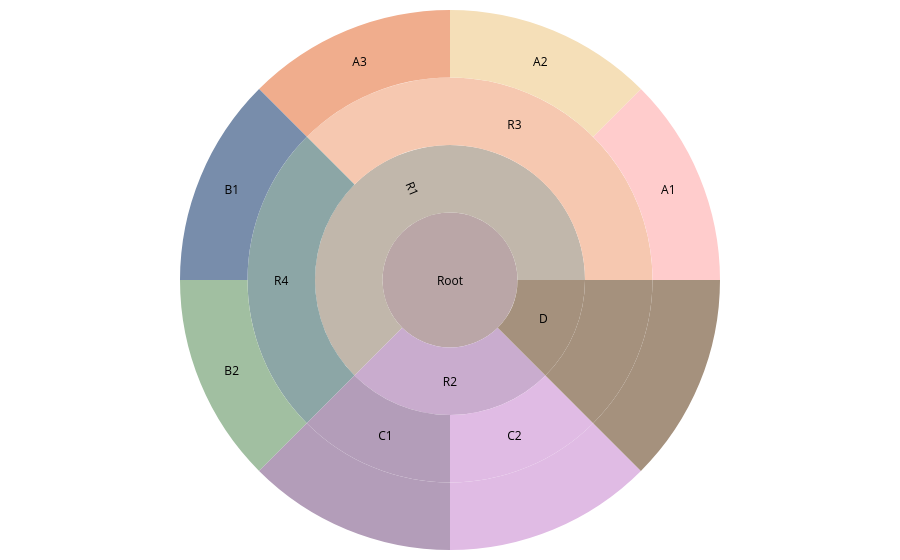

Source (notebook cell):
### Markdown cell above
## Sunburnt 图

### Code cell
import xml.etree.ElementTree as ET
import pandas as pd
import plotly.graph_objects as go
import colorsys

xml_file = SIM_PATH + f"/sim_data/trees/tree_{data_id}.xml"
tree = ET.parse(xml_file)
root = tree.getroot()

data = []

def get_tree_height(node):
    """递归计算 celltype 的最大深度"""
    if node.tag != "celltype":
        return 0
    if not any(child.tag == "celltype" for child in node):
        return 1
    return 1 + max(get_tree_height(child) for child in node if child.tag == "celltype")

MAX_HEIGHT = max(get_tree_height(child) for child in root if child.tag == "celltype") + 1 # 加一因为plotly默认子节点透明

def parse_celltype(node, parent_name=None, current_depth=1):
    """递归解析 XML，只处理 <celltype>，并补齐虚拟节点"""
    if node.tag != "celltype":
        return

    name = node.attrib["name"]
    num_cells = int(node.attrib.get("num_cells", 0))

    entry = {
        "id": name,
        "parent": parent_name,
        "num_cells": num_cells,
        "is_virtual": False
    }
    data.append(entry)

    # 子 celltype 节点
    children = [child for child in node if child.tag == "celltype"]

    if children:
        for child in children:
            parse_celltype(child, parent_name=name, current_depth=current_depth+1)
    else:
        # 如果是叶子但没到最大深度，补虚拟节点
        depth = current_depth
        parent = name
        while depth < MAX_HEIGHT:
            virtual_name = f"{name}_v{depth}"
            data.append({
                "id": virtual_name,
                "parent": parent,
                "num_cells": num_cells,  # 沿用叶子数量
                "is_virtual": True
            })
            parent = virtual_name
            depth += 1

# 遍历根节点下的 celltype
for child in root:
    if child.tag == "celltype":
        parse_celltype(child, parent_name=None)

# 转 DataFrame
df = pd.DataFrame(data)

# 颜色
# def assign_colors(df):
#     color_map = {}

#     # 给顶层大类分配基础色相
#     base_hues = [0.0, 0.33, 0.66]  # 红、绿、蓝
#     top_level = df[df["parent"]=='Root']["id"].tolist()

#     for i, cat in enumerate(top_level):
#         H_base = base_hues[i % len(base_hues)]
#         color_map[cat] = hsl_to_rgb_str(H_base, 0.7, 0.7)

#         # 直接子类
#         children = df[df["parent"]==cat].to_dict('records')
#         n = len(children)
#         for j, child in enumerate(children):
#             if child.get("is_virtual", False):
#                 # 虚拟节点继承父类颜色
#                 color_map[child["id"]] = color_map[cat]
#             else:
#                 # 正常分配 hue
#                 offsets = np.linspace(-0.1, 0.1, n)
#                 H_child = (H_base + offsets[j]) % 1.0
#                 color_map[child["id"]] = hsl_to_rgb_str(H_child, 0.7, 0.7)

#             # 孙子节点
#             grandchildren = df[df["parent"]==child["id"]].to_dict('records')
#             m = len(grandchildren)
#             for k, gc in enumerate(grandchildren):
#                 if gc.get("is_virtual", False):
#                     color_map[gc["id"]] = color_map[child["id"]]
#                 else:
#                     # 正常分配 hue
#                     offsets_gc = np.linspace(-0.05, 0.05, max(1, m))
#                     H_gc = (H_child + offsets_gc[k]) % 1.0
#                     color_map[gc["id"]] = hsl_to_rgb_str(H_gc, 0.7, 0.7)

#     return color_map


# def hsl_to_rgb_str(h, s, l):
#     r, g, b = colorsys.hls_to_rgb(h, l, s)
#     return f"rgb({int(r*255)}, {int(g*255)}, {int(b*255)})"

# color_map = assign_colors(df)
# df["color"] = df["id"].map(color_map)

def mean_rgb(colors):
    """取一组 rgb(...) 颜色的均值"""
    rgbs = []
    for c in colors:
        if not c or (isinstance(c, float) and np.isnan(c)):
            continue
        r, g, b = map(int, c.strip("rgb() ").split(","))
        rgbs.append((r, g, b))
    if not rgbs:
        return None
    arr = np.array(rgbs)
    r, g, b = arr.mean(axis=0).astype(int)
    return f"rgb({r},{g},{b})"

def assign_colors(df):

    # 莫兰迪
    base_colors = {
        "A1_v4": "rgb(255, 204, 204)",  # 浅粉（A 类，暖色）
        "A2_v4": "rgb(245, 223, 184)",  # 暖黄（A 类，暖色）
        "A3_v4": "rgb(240, 173, 141)",  # 珊瑚橙（A 类，暖色）
        "B1_v4": "rgb(120, 141, 171)",  # 深海蓝（B 类，冷色）
        "B2_v4": "rgb(161, 191, 161)",  # 橄榄绿（B 类，冷色）
        "C1_v4": "rgb(179, 157, 185)",  # 淡紫（C 类，紫色系）
        "C2_v4": "rgb(224, 187, 228)",  # 粉紫（C 类，紫色系）
        "D_v4":  "rgb(165, 145, 125)"   # 土棕（D 类，中性）
    }

    # # pastel
    # base_colors = {
    #     "A1_v4": "rgb(255, 182, 193)",  # 粉红（A 类，pastel 暖色）
    #     "A2_v4": "rgb(255, 204, 153)",  # 浅橙（A 类，pastel 暖色）
    #     "A3_v4": "rgb(255, 229, 153)",  # 浅黄（A 类，pastel 暖色）
    #     "B1_v4": "rgb(135, 206, 235)",  # 天蓝（B 类，pastel 冷色）
    #     "B2_v4": "rgb(152, 251, 152)",  # 薄荷绿（B 类，pastel 冷色）
    #     "C1_v4": "rgb(186, 151, 201)",  # 淡紫（C 类，pastel 紫色）
    #     "C2_v4": "rgb(221, 160, 221)",  # 梅子紫（C 类，pastel 紫色）
    #     "D_v4":  "rgb(188, 143, 143)"   # 玫瑰棕（D 类，pastel 中性）
    # }

    # # modern
    # base_colors = {
    #     "A1_v4": "rgb(200, 35, 45)",    # 宝石红（A 类，深暖色）
    #     "A2_v4": "rgb(220, 90, 80)",    # 珊瑚红（A 类，深暖色）
    #     "A3_v4": "rgb(240, 140, 70)",   # 琥珀橙（A 类，深暖色）
    #     "B1_v4": "rgb(40, 80, 120)",    # 海军蓝（B 类，深冷色）
    #     "B2_v4": "rgb(80, 160, 140)",   # 翡翠绿（B 类，深冷色）
    #     "C1_v4": "rgb(100, 80, 160)",   # 深紫（C 类，紫色系）
    #     "C2_v4": "rgb(140, 120, 180)",  # 青紫（C 类，紫色系）
    #     "D_v4":  "rgb(120, 100, 90)"    # 深灰棕（D 类，中性）
    # }

    df["color"] = None
    for node, col in base_colors.items():
        df.loc[df["id"] == node, "color"] = col

    # 逐层更新父节点颜色 = 子类均值
    unresolved = True
    while unresolved:
        unresolved = False
        for i, row in df.iterrows():
            if not row["color"] or (isinstance(row["color"], float) and np.isnan(row["color"])):
                children = df[df["parent"] == row["id"]]["color"].tolist()
                col = mean_rgb(children)
                if col:
                    df.at[i, "color"] = col
                else:
                    unresolved = True  # 等待子类颜色填充

    return df
# 用法：
df = assign_colors(df)

# Sunburst
fig = go.Figure(go.Sunburst(
    labels=df['id'],
    parents=df['parent'],
    values=df['num_cells'],
    branchvalues='total',
    hoverinfo='label+value+percent parent',
    marker=dict(colors=df["color"],
                line=dict(width=0)),
))
fig.update_traces(maxdepth=MAX_HEIGHT - 1)
fig.update_traces(
    textfont=dict(
        color=[ 'rgba(0,0,0,0)' if v else 'black' for v in df['is_virtual'] ]
    )
)
fig.update_layout(margin=dict(t=10, l=10, r=10, b=10))
fig.show()

print(df)

### Figure 1 — Plotly figure (JSON) as saved in the notebook; plotly's stock layout.template omitted (floating-point values rounded to 4 significant figures)
{"data": [{"branchvalues": "total", "hoverinfo": "label+value+percent parent", "labels": ["Root", "R1", "R3", "A1", "A1_v4", "A2", "A2_v4", "A3", "A3_v4", "R4", "B1", "B1_v4", "B2", "B2_v4", "R2", "C1", "C1_v3", "C1_v4", "C2", "C2_v3", "C2_v4", "D", "D_v2", "D_v3", "D_v4"], "marker": {"colors": ["rgb(186,166,167)", "rgb(193,183,171)", "rgb(246,200,176)", "rgb(255,204,204)", "rgb(255, 204, 204)", "rgb(245,223,184)", "rgb(245, 223, 184)", "rgb(240,173,141)", "rgb(240, 173, 141)", "rgb(140,166,166)", "rgb(120,141,171)", "rgb(120, 141, 171)", "rgb(161,191,161)", "rgb(161, 191, 161)", "rgb(201,172,206)", "rgb(179,157,185)", "rgb(179,157,185)", "rgb(179, 157, 185)", "rgb(224,187,228)", "rgb(224,187,228)", "rgb(224, 187, 228)", "rgb(165,145,125)", "rgb(165,145,125)", "rgb(165,145,125)", "rgb(165, 145, 125)"], "line": {"width": 0}}, "maxdepth": 4, "parents": [null, "Root", "R1", "R3", "A1", "R3", "A2", "R3", "A3", "R1", "R4", "B1", "R4", "B2", "Root", "R2", "C1", "C1_v3", "R2", "C2", "C2_v3", "Root", "D", "D_v2", "D_v3"], "textfont": {"color": ["black", "black", "black", "black", "rgba(0,0,0,0)", "black", "rgba(0,0,0,0)", "black", "rgba(0,0,0,0)", "black", "black", "rgba(0,0,0,0)", "black", "rgba(0,0,0,0)", "black", "black", "rgba(0,0,0,0)", "rgba(0,0,0,0)", "black", "rgba(0,0,0,0)", "rgba(0,0,0,0)", "black", "rgba(0,0,0,0)", "rgba(0,0,0,0)", "rgba(0,0,0,0)"]}, "type": "sunburst", "values": [240, 150, 90, 30, 30, 30, 30, 30, 30, 60, 30, 30, 30, 30, 60, 30, 30, 30, 30, 30, 30, 30, 30, 30, 30]}], "layout": {"margin": {"b": 10, "l": 10, "r": 10, "t": 10}}}
